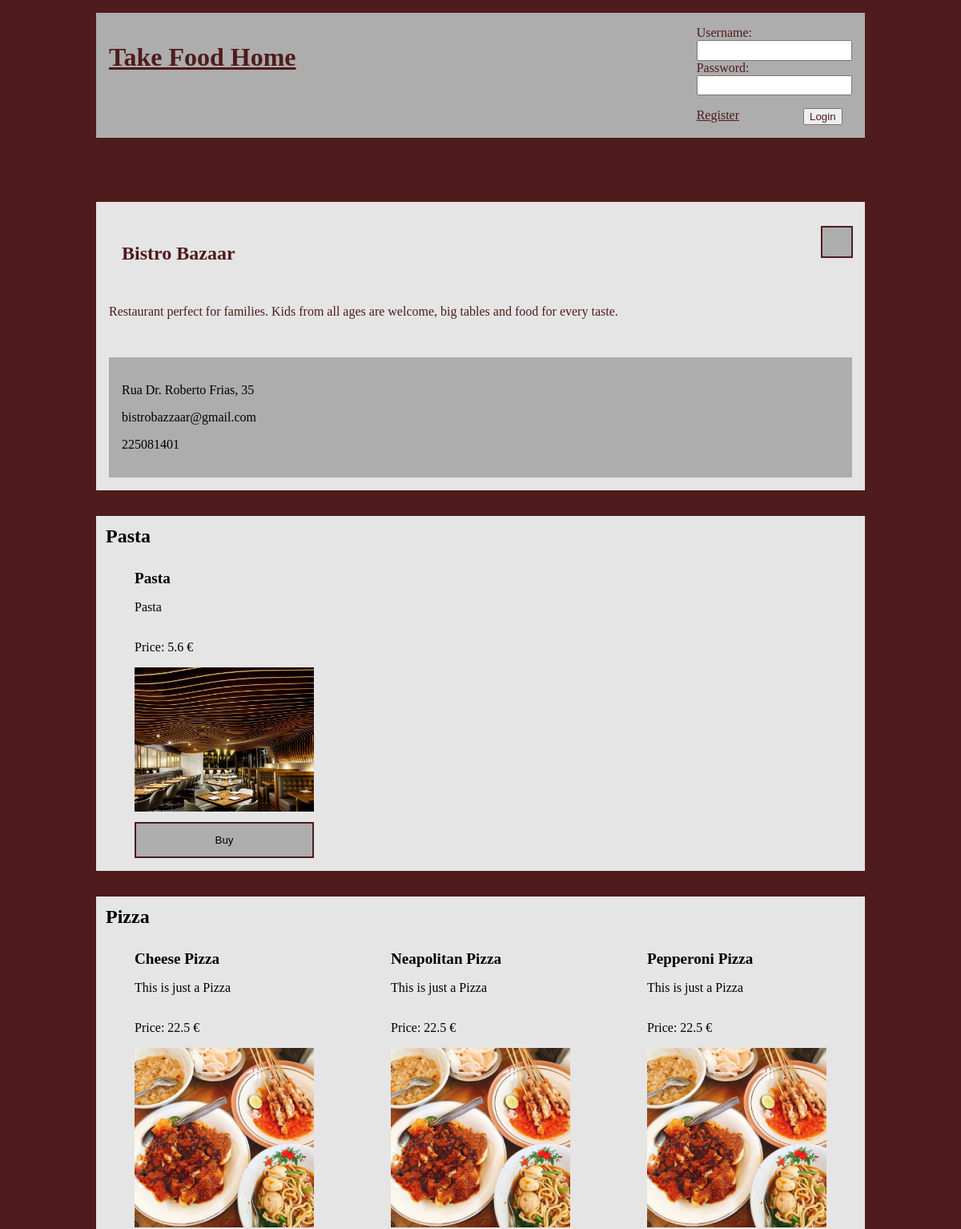
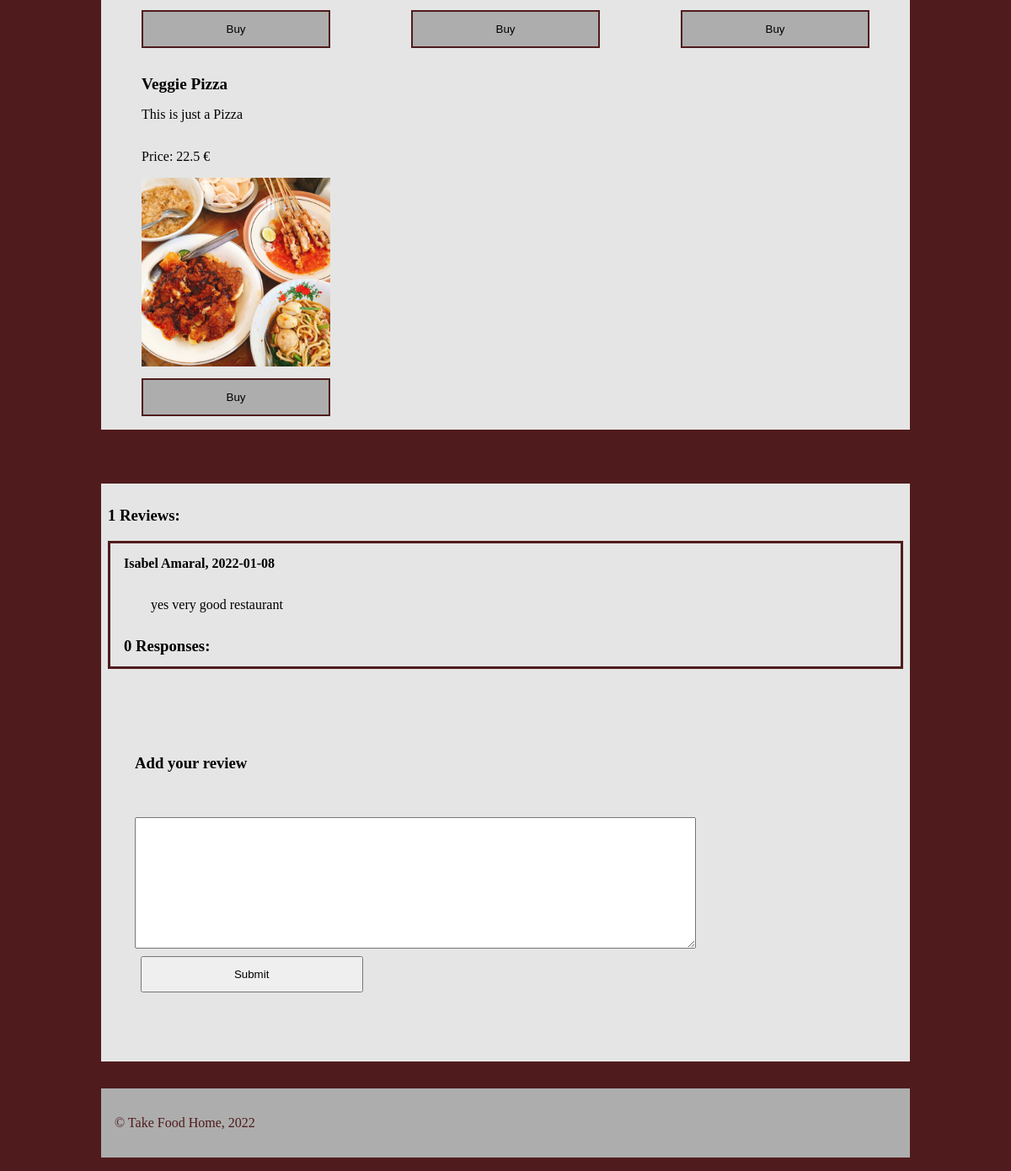
/restaurant-page.php?id=1, run on the app's committed database (2 pictures, top to bottom).
### tables this page shows
CREATE TABLE Restaurant(
    restaurantID    INTEGER PRIMARY KEY,
    name            VARCHAR(32) UNIQUE NOT NULL,
    description     VARCHAR(500) DEFAULT 'The owner has not provided a description for this restaurant yet.',
    address         VARCHAR(64) UNIQUE NOT NULL,
    email           VARCHAR(32),
    phoneNumber     CHAR(9) NOT NULL,
    category        VARCHAR(16),
    ownerID         INTEGER REFERENCES USER(userID),
    picture        TEXT NOT NULL
);

CREATE TABLE Dish(
    dishID          INTEGER PRIMARY KEY,
    name            VARCHAR(32) NOT NULL,
    description     TEXT NOT NULL,
    price           FLOAT NOT NULL,
    picture        TEXT NOT NULL,
    category        VARCHAR(32) NOT NULL,
    restaurantID    INTEGER REFERENCES Restaurant(restaurantID)
);

CREATE TABLE Review(
    reviewID        INTEGER PRIMARY KEY,
    comment         TEXT NOT NULL,
    date            DATE NOT NULL,
    customerID      INTEGER REFERENCES User(userID),
    restaurantID    INTEGER REFERENCES Restaurant(restaurantID)
);

CREATE TABLE User(
    userID          INTEGER PRIMARY KEY,
    username        VARCHAR(16) UNIQUE NOT NULL,
    password        VARCHAR(40) NOT NULL,
    name            VARCHAR(32) NOT NULL,
    email           TEXT NOT NULL,
    phoneNumber     CHAR(9) NOT NULL,
    address         TEXT NOT NULL,
    owner           BOOLEAN DEFAULT 0,
    courier         BOOLEAN DEFAULT 0
);

### restaurant-page.php (called while the page is built, shortened)
<?php
    require_once('php/output-functions/user-info/draw-cart.php');
    require_once('php/output-functions/restaurant-info/draw-restaurant-info.php');
    require_once('php/output-functions/restaurant-info/draw-dishes.php');
    require_once('php/output-functions/restaurant-info/draw-reviews.php');
    require_once('php/output-functions/draw-header.php');
    require_once('php/output-functions/draw-footer.php');
    drawHeader();
    outputCart();
    outputRestaurantInfo();
    outputDishes();
    outputReviews();
    drawFooter();
?>

### database/data-fetching/restaurants.php (called while the page is built, shortened)
<?php
    function getRestaurantInfo($db, $restaurant_id) {
        $stmt = $db->prepare(
            'SELECT *
            FROM Restaurant
            WHERE restaurantID = :id'
        );
        $stmt->bindParam(':id', $restaurant_id);
        $stmt->execute();
        $restaurant_info = $stmt->fetch();
        return $restaurant_info;
    }
?>

### database/data-fetching/favourites.php (called while the page is built, shortened)
<?php
    function checkIfFavourite($db, $userID, $restaurantID) {
        $stmt = $db->prepare(
            'SELECT * FROM Favourite
            WHERE userID = :userID
            AND restaurantID = :restaurantID'
        );
        $stmt->bindParam(':userID', $userID);
        $stmt->bindParam(':restaurantID', $restaurantID);
        $stmt->execute();
        $favourites = $stmt->fetchAll();
        if (sizeof($favourites) === 0)
            return false;
        return true;
    }
?>

### database/data-fetching/dishes.php (called while the page is built, shortened)
<?php
    function getRestaurantDishes($db, $restaurant_id) {
        $stmt = $db->prepare(
            'SELECT *
            FROM Dish
            WHERE restaurantID = :id
            ORDER BY category, name'
        );
        $stmt->bindParam(':id', $restaurant_id);
        $stmt->execute();
        $dishes = $stmt->fetchAll();
        return $dishes;
    }
?>

### database/data-fetching/reviews.php (called while the page is built)
<?php
    function getRestaurantReviews($db, $restaurant_id) {
        $stmt = $db->prepare(
            'SELECT Review.*, User.name
            FROM Review JOIN User ON Review.customerID = User.userID
            WHERE restaurantID = :id
            ORDER BY date DESC'
        );
        $stmt->bindParam(':id', $restaurant_id);
        $stmt->execute();
        $reviews = $stmt->fetchAll();
        return $reviews;
    }
    function getReviewResponses($db, $review_id) {
        $stmt = $db->prepare(
            'SELECT ReviewResponse.*
            FROM ReviewResponse, Review
            WHERE ReviewResponse.reviewID = Review.reviewID
                AND Review.reviewID = :id
            ORDER BY date DESC'
        );
        $stmt->bindParam(':id', $review_id);
        $stmt->execute();
        $responses = $stmt->fetchAll();
        return $responses;
    }
?>

### php/output-functions/restaurant-info/draw-dishes.php (the view, shortened to what this page needs)
<?php
    function outputDishes() {
        require_once('database/db-connection.php');
        require_once('database/data-fetching/dishes.php');
        $db = getDatabaseConnection('database/restaurants.db');
        $restaurantID = preg_replace("/[^0-9\s]/", '', $_GET['id']);
        $dishes = getRestaurantDishes($db, $restaurantID); ?>
        <section id="category-and-plates">
            <?php
            $curr_category = $dishes[0]['category']; ?>
            <div class="category">
                <h3><?=$curr_category?></h3>
            <?php
            foreach ($dishes as $dish) {
                if ($dish['category'] !== $curr_category) {
                    $curr_category = $dish['category'];
                    ?>
                        </div>
                        <div class="category">
                        <h3><?=$dish['category']?></h3>
                <?php
                } ?>
                <article class="dish">
                    <header><h4 class="dish-name"><?=$dish['name']?></h4></header>
                    <p><?=$dish['description']?></p>
                    <p class ="dish-price">Price: <?=$dish['price']?> €</p>
                    <img src="../../img/<?=$dish['picture'] ?>" alt="dish">
                    <button class="button add">Buy</button>
                </article>
            <?php
            } ?>
            </div>
        </section>
    <?php
    }
?>

### php/output-functions/draw-header.php (shortened to what this page needs)
<?php
    function drawLoginForm() {
        if ($_SESSION['username'] === NULL) { ?>
            <form action="../../php/actions/login.php" method="post">
                <span class="label">Username:</span><input id="username-input" type="text" name="username">
                <span class="label">Password:</span><input id="password-input" type="password" name="password">
                <span id="login-buttons">
                    <a href="register-page.php">Register</a>
                    <button type="submit">Login</button>
                </span>
            </form>
        <?php
        }
    }
    function drawHeader() { ?>
        <!DOCTYPE html>
        <html lang="en">
        <head>
            <link rel="stylesheet" href="../css/style.css">
        </head>
        <body>
        <header>
            <h1><a href="index.php">Take Food Home</a></h1>
            <?php drawLoginForm(); ?>
        </header>
    <?php
    }
?>

### php/output-functions/user-info/draw-cart.php (shortened to what this page needs)
<?php
    function outputCart() {
        $restaurantID = preg_replace("/[^0-9\s]/", '', $_GET['id']); ?>
        <main id="main-restaurants">
        <?php
    }
?>

### php/output-functions/restaurant-info/draw-restaurant-info.php
<?php
    function outputRestaurantInfo() {
        require_once('database/db-connection.php');
        require_once('database/data-fetching/restaurants.php');
        require_once('database/data-fetching/favourites.php');
        $db = getDatabaseConnection('database/restaurants.db');
        $restaurantID = preg_replace("/[^0-9\s]/", '', $_GET['id']);
        $restaurant = getRestaurantInfo($db, $restaurantID);
        ?>
        <section id="restaurant">
            <header>
                <h2><?=$restaurant['name']?></h2>
            </header>
            <p><?=$restaurant['description']?></p>
            <?php if ($restaurant['ownerID'] === $_SESSION['userID']) { ?>
            <button id="edit-info" class="button" type="button" onclick="location.href='../restaurant-info-edit-page.php?id=<?=$restaurant['restaurantID']?>'">
                Edit info
            </button>
            <button class="button" id="add-dish" type="button" onclick="location.href='dish-register-page.php?restaurantID=<?=$restaurantID?>'">
                Add Dish
            </button>
            <button class="button" id="orders-button" type="button" onclick="location.href='restaurant-orders-page.php?restaurantID=<?=$restaurantID?>'">
                See orders
            </button>
            <?php
            } else if (!checkIfFavourite($db, $_SESSION['userID'], $restaurantID)) { ?>
                <button type="button" class="button" id="add-to-favourites" onclick="location.href='php/actions/add-to-favourites.php?restaurantID=<?=$restaurantID?>'">
                    <ion-icon name="star-outline"></ion-icon>
                </button>
            <?php
            } else if (checkIfFavourite($db, $_SESSION['userID'], $restaurantID)) { ?>
                <button type="button" class="button" id="add-to-favourites" onclick="location.href='php/actions/remove-from-favourites.php?restaurantID=<?=$restaurantID?>'">
                        <ion-icon name="star"></ion-icon>
                </button>
            <?php
            } ?>
            <footer>
                <p><?=$restaurant['address']?></p>
                <p><?=$restaurant['email']?></p>
                <p><?=$restaurant['phoneNumber']?></p>
            </footer>
        </section>
    <?php
    }
?>

### php/output-functions/restaurant-info/draw-reviews.php (shortened to what this page needs)
<?php
    function outputReviews() {
        require_once('database/db-connection.php');
        require_once('database/data-fetching/restaurants.php');
        require_once('database/data-fetching/reviews.php');
        $db = getDatabaseConnection('database/restaurants.db');
        $restaurantID = preg_replace("/[^0-9\s]/", '', $_GET['id']);
        $reviews = getRestaurantReviews($db, $restaurantID);
        $restaurant_info = getRestaurantInfo($db, $restaurantID);
        $ownerID = $restaurant_info['ownerID']; ?>
        <section id="reviews">
            <h3><?=count($reviews)?> Reviews:</h3>
            <?php
            foreach ($reviews as $review) { ?>
                <article class="review">
                    <header><h4>
                        <span class="user"><?=$review['name']?>,</span>
                        <span class="date"><?=$review['date']?></span>
                    </h4></header>
                    <p><?=$review['comment']?></p>
                    <?php
                    $responses = getReviewResponses($db, $review['reviewID']);
                    ?>
                    <section class="review-responses">
                        <header><h3><?=count($responses)?> Responses:</h3></header>
                    </section>
                </article>
            <?php
            } ?>
            <?php if ($ownerID !== $_SESSION['userID']) { ?>
                <article id="add-comment">
                    <header><h3>Add your review</h3></header>
                    <form id="add-comment-form" action="php/actions/add-comment.php?restaurantID=<?=$restaurantID?>" method="post">
                        <textarea name="comment" cols="30" rows="10"></textarea>
                        <input class="submit" type="submit" value="Submit">
                    </form>
                </article>
            <?php
            } ?>
        </section>
    <?php
    }
?>

### php/output-functions/draw-footer.php (shortened to what this page needs)
<?php
    function drawFooter() { ?>
        <footer>
            <p>&#169; Take Food Home, 2022</p>
        </footer>
    <?php
    }
?>

### css/style.css (style rules this page uses)
body { --main-color: #501B1D; --background-color: #E5E5E5; --secondary-color: #ADADAD; width: 60em; margin: 1em auto; background-color: var(--main-color); }
.button { background-color: var(--secondary-color); color: black; border: 2px solid var(--main-color); padding: 1em 0em; text-align: center; margin-top: 1em; min-width: 20%; max-height: 3.5em; }
p { word-break: normal; }
body > header { display: flex; padding: 1em; background-color: var(--secondary-color); }
body > header * { color: var(--main-color); }
body > header h1 { flex-grow: 1; }
body > header form { display: grid; grid-template-columns: auto auto; }
body > header form input { grid-column-end: span 2; }
body > header form input#username-input { padding: 0.25em 0.5em; }
body > header form input#password-input { padding: 0.25em 0.5em; }
body > header form .label { grid-column-end: span 2; }
body > header form #login-buttons { display: flex; gap: 5em; margin-top: 1em; }
body > header form button { grid-column-end: span 2; }
main { background-color: var(--main-color); color: var(--main-color); }
main header { background-color: var(--background-color); padding: 0em 1em; height: 6em; display: flex; justify-content: space-between; align-items: center; }
main header h2 { align-self: center; flex-grow: 1; }
main article { background-color: var(--background-color); padding: 1em; margin: 2em 0em; width: auto; overflow: auto; word-break: break-all; }
#main-restaurants { display: flex; flex-direction: column; }
#restaurant { background-color: var(--background-color); padding: 1em; display: grid; grid-template-columns: auto 20%; margin-top: 5em; }
#restaurant header { grid-column-start: 1; grid-column-end: 2; grid-row-start: 1; grid-row-end: 2; }
#restaurant p { grid-column-start: 1; grid-column-end: 2; grid-row-start: 2; grid-row-end: 3; }
#add-to-favourites { width: 3em; height: 3em; display: flex; justify-content: center; align-items: center; margin-left: 11em; }
#add-to-favourites ion-icon { width: 2.5em; height: 2.5em; }
#restaurant footer { grid-column-start: 1; grid-column-end: 3; grid-row-start: 4; grid-row-end: 5; }
#restaurant footer { margin-top: 2em; }
#restaurant footer * { color: black; }
.category { display: flex; flex-wrap: wrap; background-color: var(--background-color); margin: 2em 0em; }
#category-and-plates { color: black; }
#category-and-plates h3 { width:100%; padding: 0.5em; margin: 0em; font-size: 1.5em; }
#category-and-plates article { width: 14em; height: auto; padding: 1em; margin: 0em 2em; }
#category-and-plates article h4 { margin: 0em; font-size: 1.2em; }
#category-and-plates article img { width: 14em; }
.category .button { width: 100%; }
.dish { display: flex; flex-direction: column; }
.dish header { height: auto; margin: 0; padding: 0; }
#reviews { background-color: var(--background-color); color:black; padding: 0.5em; margin: 2em 0em; }
.review { padding: 0em 1em; margin: 1em 0em; border: solid var(--main-color); }
.review header { height: 3em; padding: 0; }
.review header h4 { padding: 0; margin: 0; }
.review p { margin-left: 2em; }
#add-comment { margin-top: 3em; }
#add-comment-form { display: grid; }
#add-comment-form textarea { width: 75%; }
main form { background-color: var(--background-color); padding: 1em; }
main input { width: 98%; padding: 12px 20px; margin: 0.7em 0.5em; box-sizing: border-box; }
.submit { width: 30%; padding: 12px 20px; margin: 0.7em 0.5em; box-sizing: border-box; }
footer { padding: 1em; background-color: var(--secondary-color); }
footer * { color: var(--main-color); }

### data on the page
restaurant: name "Bistro Bazaar", description "Restaurant perfect for families. Kids from all ages are welcome, big tables and food for every taste.", address "Rua Dr. Roberto Frias, 35", email "bistrobazzaar@gmail.com", phoneNumber "225081401"
dish: category "Pasta", name "Pasta", description "Pasta", price "5.6", picture (picture)
dish: category "Pizza", name "Cheese Pizza", description "This is just a Pizza", price "22.5", picture (picture)
dish: name "Neapolitan Pizza", description "This is just a Pizza", price "22.5", picture (picture)
dish: name "Pepperoni Pizza", description "This is just a Pizza", price "22.5", picture (picture)
dish: name "Veggie Pizza", description "This is just a Pizza", price "22.5", picture (picture)
review: customerID.name "Isabel Amaral", date "2022-01-08", comment "yes very good restaurant", count($responses) "0"

### other printed values
count($reviews) "1"
